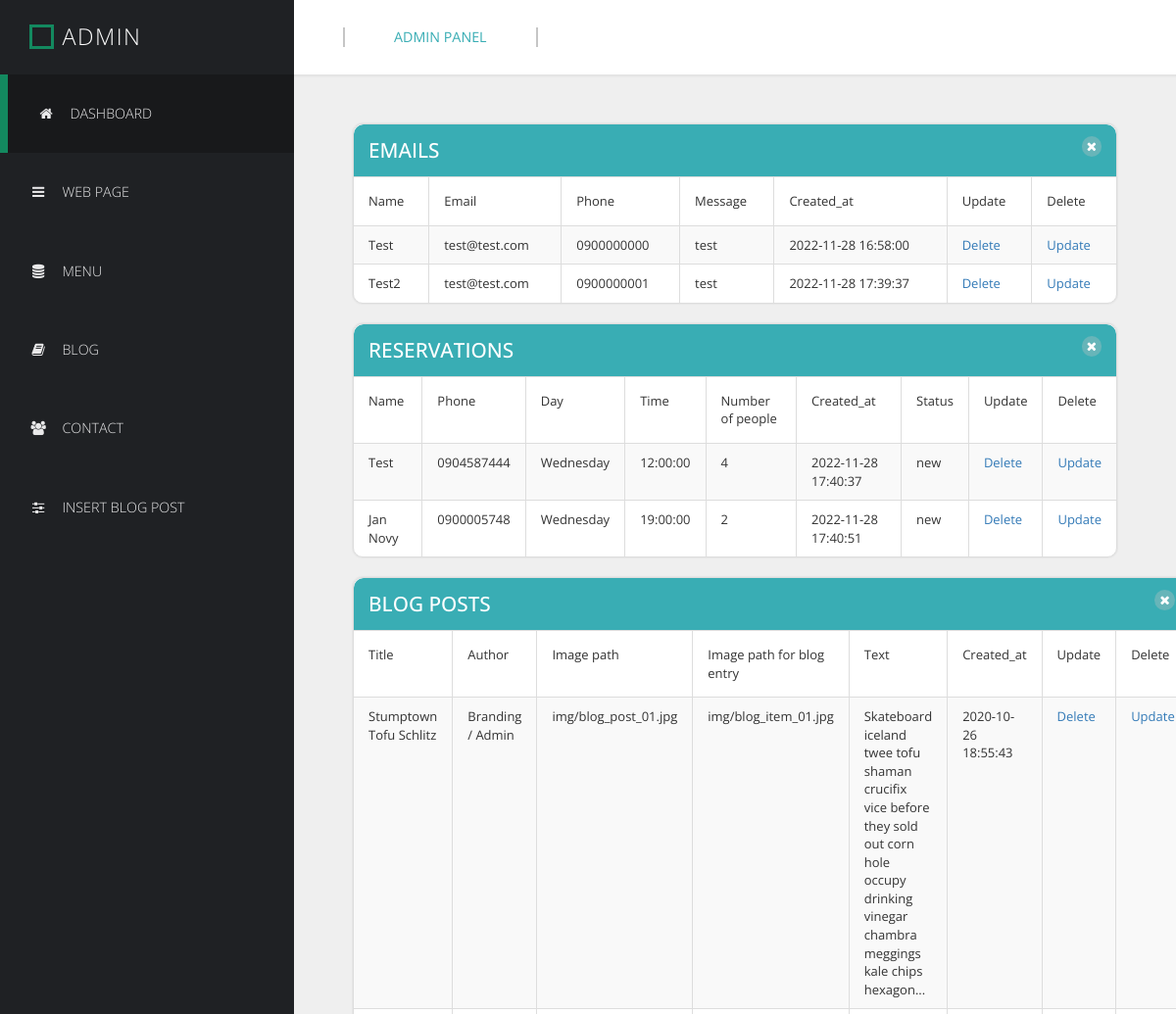
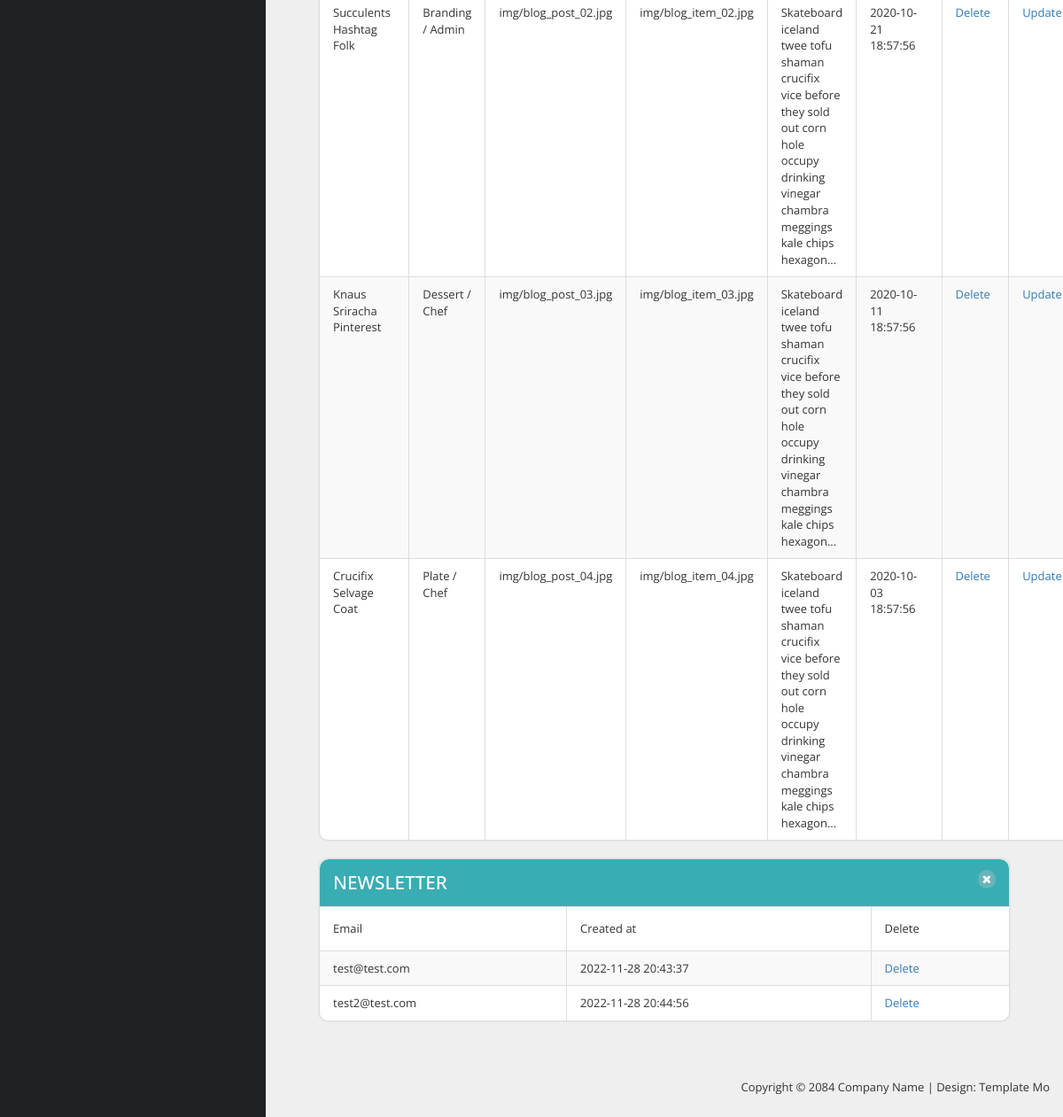
The app's page /admin.php with its own data (2 pictures, top to bottom).
### tables this page shows
CREATE TABLE `contact` (
  `id` int(11) NOT NULL,
  `name` varchar(50) NOT NULL,
  `email` varchar(255) NOT NULL,
  `phone` varchar(10) NOT NULL,
  `message` varchar(255) NOT NULL,
  `created_at` datetime DEFAULT NULL,
  `updated_at` datetime DEFAULT NULL
);

CREATE TABLE `reservation` (
  `id` int(11) NOT NULL,
  `day` varchar(20) NOT NULL,
  `time` time NOT NULL,
  `name` varchar(45) NOT NULL,
  `phone` varchar(10) NOT NULL,
  `number_of_people` int(11) NOT NULL,
  `created_at` datetime DEFAULT NULL,
  `updated_at` datetime DEFAULT NULL,
  `status` varchar(10) NOT NULL
);

CREATE TABLE `blog` (
  `id` int(11) NOT NULL,
  `sys_name` varchar(45) NOT NULL,
  `display_name` varchar(45) NOT NULL,
  `author` varchar(45) NOT NULL,
  `image` varchar(255) NOT NULL,
  `image_blog_entries` varchar(255) NOT NULL,
  `text` varchar(255) NOT NULL,
  `created_at` datetime NOT NULL,
  `updated_at` datetime NOT NULL
);

CREATE TABLE `newsletter` (
  `id` int(11) NOT NULL,
  `email` varchar(45) NOT NULL,
  `created_at` datetime NOT NULL,
  `updated_at` datetime NOT NULL
);

### DB.php (called while the page is built, shortened)
<?php
class DB
{
    private $connection;
    public function __construct($host, $dbname, $username, $password)
    {
        $this->host = $host;
        $this->dbname = $dbname;
        $this->username = $username;
        $this->password = $password;
        try {
            $this->connection = new \PDO('mysql:host=' . $this->host . ';dbname=' . $this->dbname, $this->username, $this->password);
        } catch (PDOException $e) {
            print "Error!: " . $e->getMessage() . "<br/>";
            die();
        }
    }
    public function getAllContacts(){
        $emails = [];
        $sql="SELECT * FROM contact";
        $query = $this->connection->query($sql);
        while ($row = $query->fetch()) {
            $emails[] = [
                'id' => $row ['id'],
                'name' => $row ['name'],
                'email' => $row['email'],
                'phone' => $row['phone'],
                'message' => $row['message'],
                'created_at' => $row['created_at']
            ];
        }
        return $emails;
    }
    public function getAllReservations(){
        $reservations= [];
        $sql="SELECT * FROM reservation";
        $query = $this->connection->query($sql);
        while ($row = $query->fetch()) {
            $reservations[] = [
                'id' => $row ['id'],
                'day' => $row ['day'],
                'time' => $row['time'],
                'name' => $row['name'],
                'phone' => $row['phone'],
                'number_of_people' => $row['number_of_people'],
                'created_at' => $row['created_at'],
                'status' => $row['status']
            ];
        }
        return $reservations;
    }
    public function getAllBlogPosts(){
        $blog_posts =[];
        $sql="SELECT * FROM blog";
        $query = $this->connection->query($sql);
        while ($row = $query->fetch()) {
            $blog_posts[] = [
                'id' => $row ['id'],
                'sys_name' => $row ['sys_name'],
                'display_name' => $row['display_name'],
                'author' => $row['author'],
                'image' => $row['image'],
                'image_blog_entries' => $row['image_blog_entries'],
                'text' => $row['text'],
                'created_at' => $row['created_at']
            ];
        }
        return $blog_posts;
    }
    public function getAllNewsletter(){
        $newsletter =[];
        $sql="SELECT * FROM newsletter";
        $query = $this->connection->query($sql);
        while ($row = $query->fetch()) {
            $newsletter[] = [
                'id' => $row ['id'],
                'email' => $row['email'],
                'created_at' => $row['created_at']
            ];
        }
        return $newsletter;
    }
}

### admin.php (the view, shortened to what this page needs)
<?php
$db=$GLOBALS['db'];
$contacts=$db ->getAllContacts();
$reservations=$db ->getAllReservations();
$blogs=$db ->getAllBlogPosts();
$newsletters=$db ->getAllNewsletter();
?>
<!DOCTYPE html>
<html lang="en">
<head>
    <link href="css/font-awesome.min.css" rel="stylesheet">
    <link href="css/bootstrap.min.css" rel="stylesheet">
    <link href="css/templatemo_admin-style.css" rel="stylesheet">
</head>
<body>
<div class="templatemo-flex-row">
    <div class="templatemo-sidebar">
        <header class="templatemo-site-header">
            <div class="square"></div>
            <h1> Admin</h1>
        </header>
        <nav class="templatemo-left-nav">
            <ul>
                <li><a href="admin.php" class="active"><i class="fa fa-home fa-fw"></i>Dashboard</a></li>
                <li><a href="index.php"><i class="fa fa-navicon fa-fw"></i>Web page</a></li>
                <li><a href="menu.php"><i class="fa fa-database fa-fw"></i>Menu</a></li>
                <li><a href="blog.php"><i class="fa fa-book fa-fw"></i>Blog</a></li>
                <li><a href="contact.php"><i class="fa fa-users fa-fw"></i>Contact</a></li>
                <li><a href="insert_blog_form.php"><i class="fa fa-sliders fa-fw"></i>Insert blog post</a></li>
            </ul>
        </nav>
    </div>
    <div class="templatemo-content col-1 light-gray-bg">
        <div class="templatemo-top-nav-container">
            <div class="row">
                <nav class="templatemo-top-nav col-lg-12 col-md-12">
                    <ul class="text-uppercase">
                        <li><a href="admin.php" class="active">Admin panel</a></li>
                    </ul>
                </nav>
            </div>
        </div>
        <div class="templatemo-content-container">
            <div class="templatemo-flex-row flex-content-row">
                <div class="col-1">
                    <div class="panel panel-default templatemo-content-widget white-bg no-padding templatemo-overflow-hidden">
                        <i class="fa fa-times"></i>
                        <div class="panel-heading templatemo-position-relative"><h2 class="text-uppercase">Emails</h2></div>
                        <div class="table-responsive">
                            <table class="table table-striped table-bordered">
                                <thead>
                                <tr>
                                    <td>Name</td>
                                    <td>Email</td>
                                    <td>Phone</td>
                                    <td>Message</td>
                                    <td>Created_at</td>
                                    <td>Update</td>
                                    <td>Delete</td>
                                </tr>
                                </thead>
                                <tbody>
                                <?php
                                foreach ($contacts as $email){  ?>
                                    <tr>
                                        <td><?php echo $email['name']; ?></td>
                                        <td><?php echo $email['email']; ?></td>
                                        <td><?php echo $email['phone']; ?></td>
                                        <td><?php echo $email['message']; ?></td>
                                        <td><?php echo $email['created_at']; ?></td>
                                        <td><a href="delete_contact.php?id=<?php echo $email['id']; ?>">Delete</a></td>
                                        <td><a href="update_contact_form.php?id=<?php echo $email['id']; ?>">Update</a></td>
                                    </tr>
                                <?php    }
                                ?>
                                </tbody>
                            </table>
                        </div>
                    </div>
                </div>
            </div>
            <div class="templatemo-flex-row flex-content-row">
                <div class="col-1">
                    <div class="panel panel-default templatemo-content-widget white-bg no-padding templatemo-overflow-hidden">
                        <i class="fa fa-times"></i>
                        <div class="panel-heading templatemo-position-relative"><h2 class="text-uppercase">Reservations</h2></div>
                        <div class="table-responsive">
                            <table class="table table-striped table-bordered">
                                <thead>
                                <tr>
                                    <td>Name</td>
                                    <td>Phone</td>
                                    <td>Day</td>
                                    <td>Time</td>
                                    <td>Number of people</td>
                                    <td>Created_at</td>
                                    <td>Status</td>
                                    <td>Update</td>
                                    <td>Delete</td>
                                </tr>
                                </thead>
                                <tbody>
                                <?php
                                foreach ($reservations as $reservation){  ?>
                                    <tr>
                                        <td><?php echo $reservation['name']; ?></td>
                                        <td><?php echo $reservation['phone']; ?></td>
                                        <td><?php echo $reservation['day']; ?></td>
                                        <td><?php echo $reservation['time']; ?></td>
                                        <td><?php echo $reservation['number_of_people']; ?></td>
                                        <td><?php echo $reservation['created_at']; ?></td>
                                        <td><?php echo $reservation['status']; ?></td>
                                        <td><a href="delete_reservation.php?id=<?php echo $reservation['id']; ?>">Delete</a></td>
                                        <td><a href="update_reservation_form.php?id=<?php echo $reservation['id']; ?>">Update</a></td>
                                    </tr>
                                <?php    }
                                ?>
                                </tbody>
                            </table>
                        </div>
                    </div>
                </div>
            </div>
            <div class="templatemo-flex-row flex-content-row">
                <div class="col-1">
                    <div class="panel panel-default templatemo-content-widget white-bg no-padding templatemo-overflow-hidden">
                        <i class="fa fa-times"></i>
                        <div class="panel-heading templatemo-position-relative"><h2 class="text-uppercase">Blog posts</h2></div>
                        <div class="table-responsive">
                            <table class="table table-striped table-bordered">
                                <thead>
                                <tr>
                                    <td>Title</td>
                                    <td>Author</td>
                                    <td>Image path</td>
                                    <td>Image path for blog entry</td>
                                    <td>Text</td>
                                    <td>Created_at</td>
                                    <td>Update</td>
                                    <td>Delete</td>
                                </tr>
                                </thead>
                                <tbody>
                                <?php
                                foreach ($blogs as $blog){  ?>
                                    <tr>
                                        <td><?php echo $blog['display_name']; ?></td>
                                        <td><?php echo $blog['author']; ?></td>
                                        <td><?php echo $blog['image']; ?></td>
                                        <td><?php echo $blog['image_blog_entries']; ?></td>
                                        <td><?php echo $blog['text']; ?></td>
                                        <td><?php echo $blog['created_at']; ?></td>
                                        <td><a href="delete_blog.php?id=<?php echo $blog['id']; ?>">Delete</a></td>
                                        <td><a href="update_blog_form.php?id=<?php echo $blog['id']; ?>">Update</a></td>
                                    </tr>
                                <?php    }
                                ?>
                                </tbody>
                            </table>
                        </div>
                    </div>
                </div>
            </div>
            <div class="col-1">
                <div class="panel panel-default templatemo-content-widget white-bg no-padding templatemo-overflow-hidden">
                    <i class="fa fa-times"></i>
                    <div class="panel-heading templatemo-position-relative"><h2 class="text-uppercase">Newsletter</h2></div>
                    <div class="table-responsive">
                        <table class="table table-striped table-bordered">
                            <thead>
                            <tr>
                                <td>Email</td>
                                <td>Created at</td>
                                <td>Delete</td>
                            </tr>
                            </thead>
                            <tbody>
                            <?php
                            foreach ($newsletters as $newsletter){  ?>
                                <tr>
                                    <td><?php echo $newsletter['email']; ?></td>
                                    <td><?php echo $newsletter['created_at']; ?></td>
                                    <td><a href="delete_newsletter.php?id=<?php echo $newsletter['id']; ?>">Delete</a></td>
                                </tr>
                            <?php    }
                            ?>
                            </tbody>
                        </table>
                    </div>
                </div>
            </div>
        </div>
            <footer class="text-right">
                <p>Copyright &copy; 2084 Company Name
                    | Design: Template Mo</p>
            </footer>
        </div>
    </div>
</body>
</html>

### records on screen
contact: name "Test", email "test@test.com", phone "0900000000", message "test", created_at "2022-11-28 16:58:00"
contact: name "Test2", email "test@test.com", phone "0900000001", message "test", created_at "2022-11-28 17:39:37"
reservation: name "Test", phone "0904587444", day "Wednesday", time "12:00:00", number_of_people "4", created_at "2022-11-28 17:40:37", status "new"
reservation: name "Jan Novy", phone "0900005748", day "Wednesday", time "19:00:00", number_of_people "2", created_at "2022-11-28 17:40:51", status "new"
blog: display_name "Stumptown Tofu Schlitz", author "Branding / Admin", image "img/blog_post_01.jpg", image_blog_entries "img/blog_item_01.jpg", text "Skateboard iceland twee tofu shaman crucifix vice before they sold out corn hole occupy drinking vinegar chambra meggings kale chips hexagon...", created_at "2020-10-26 18:55:43"
blog: display_name "Succulents Hashtag Folk", author "Branding / Admin", image "img/blog_post_02.jpg", image_blog_entries "img/blog_item_02.jpg", text "Skateboard iceland twee tofu shaman crucifix vice before they sold out corn hole occupy drinking vinegar chambra meggings kale chips hexagon...", created_at "2020-10-21 18:57:56"
blog: display_name "Knaus Sriracha Pinterest", author "Dessert / Chef", image "img/blog_post_03.jpg", image_blog_entries "img/blog_item_03.jpg", text "Skateboard iceland twee tofu shaman crucifix vice before they sold out corn hole occupy drinking vinegar chambra meggings kale chips hexagon...", created_at "2020-10-11 18:57:56"
blog: display_name "Crucifix Selvage Coat", author "Plate / Chef", image "img/blog_post_04.jpg", image_blog_entries "img/blog_item_04.jpg", text "Skateboard iceland twee tofu shaman crucifix vice before they sold out corn hole occupy drinking vinegar chambra meggings kale chips hexagon...", created_at "2020-10-03 18:57:56"
newsletter: email "test@test.com", created_at "2022-11-28 20:43:37"
newsletter: email "test2@test.com", created_at "2022-11-28 20:44:56"
